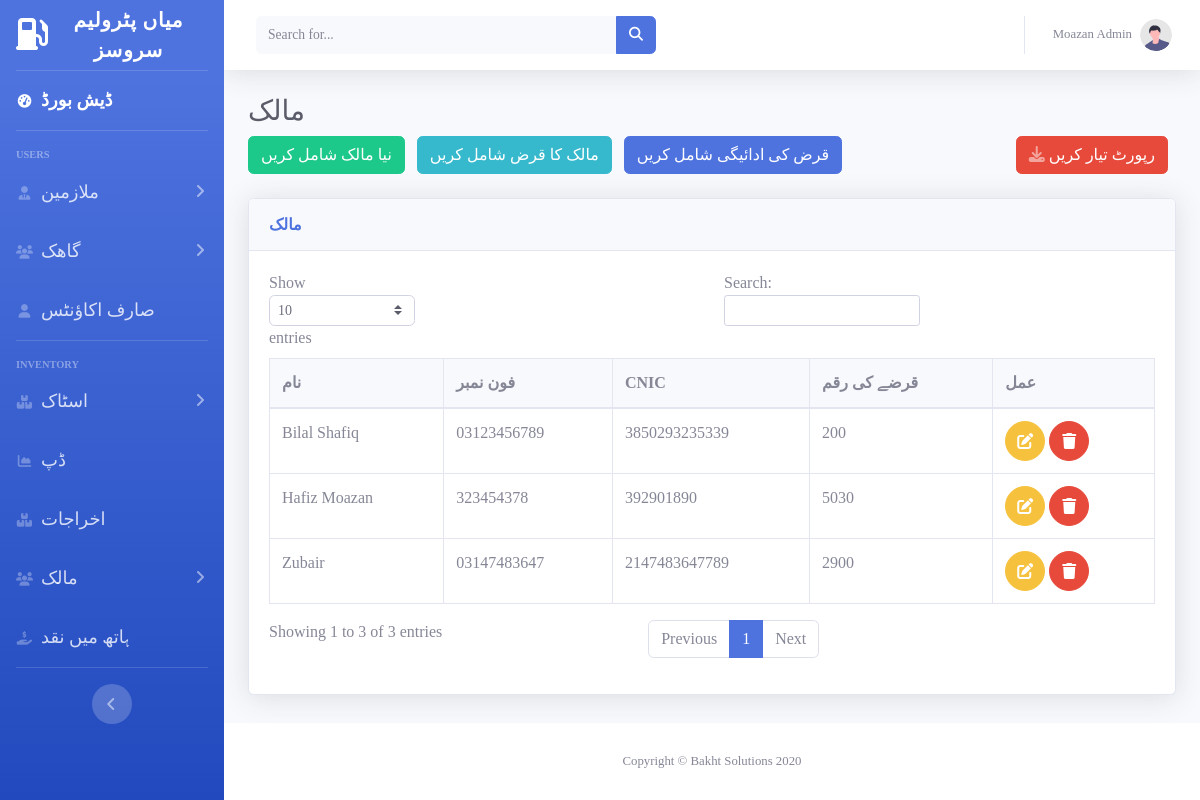
The page /owners.php (signed in) on the database its author committed.
### tables this page shows
CREATE TABLE `users` (
  `id` int(11) NOT NULL,
  `name` varchar(30) NOT NULL,
  `phoneno` varchar(200) NOT NULL,
  `password` varchar(200) NOT NULL,
  `role` varchar(30) NOT NULL
);

CREATE TABLE `owners` (
  `id` int(11) NOT NULL,
  `name` varchar(50) NOT NULL,
  `phoneno` varchar(20) NOT NULL,
  `cnic` varchar(20) NOT NULL,
  `b_amount` float NOT NULL
);

### owners.php (the view, shortened to what this page needs)
<?php session_start();
include "db.php";
include "header.php";
$data = mysqli_query($conn, "SELECT * FROM owners ");
$output = mysqli_fetch_all($data,MYSQLI_ASSOC);
$phoneno=$_SESSION['phoneno'];
$mysql = mysqli_query($conn, "SELECT * FROM users where phoneno=$phoneno and role='admin' ");
$print = mysqli_fetch_assoc($mysql);
if(!$print){
   $dadmin='d-none';
}else{  $dadmin='';}
?>
<body id="page-top">
<div id="wrapper">
<?php include "sidebar.php";?>
    <div id="content-wrapper" class="d-flex flex-column">
        <div id="content">
        <?php include "topbar.php";?>
    <div class="container-fluid">
<h1 class="h3 mb-2 text-gray-800">مالک</h1>
<button class='btn btn-success mr-2'  data-toggle="modal" data-target="#AddempModal">نیا مالک شامل کریں</button>
<a class='btn btn-info mr-2'  href='Owner_borrow.php'> مالک کا قرض شامل کریں</a>
<a class='btn btn-primary mr-2'  href='borrow_payment.php'> قرض کی ادائیگی شامل کریں</a>
<a class='btn btn-danger mr-2 float-right'  data-toggle="modal" data-target="#repModal" >
<i class="fas fa-download text-white-50" ></i> رپورٹ تیار کریں</a><br><br>
<div class="card shadow mb-4">
    <div class="card-header py-3">
        <h6 class="m-0 font-weight-bold text-primary">مالک</h6>
    </div>
    <div class="card-body">
        <div class="table-responsive">
            <table class="table table-bordered" id="dataTable" width="100%" cellspacing="0">
                <thead>
                    <tr class='bg-light '>
                        <th>نام</th>
                        <th>فون نمبر</th>
                        <th>CNIC</th>
                        <th>قرضے کی رقم</th>
                        <th class="<?php echo $dadmin?>">عمل</th>
                    </tr>
                </thead>
                <tbody>
                    <?php foreach($output as $out) {?>
                    <tr>
                        <td><?php echo $out['name']?></td>
                        <td><?php echo $out['phoneno']?></td>
                        <td><?php echo $out['cnic']?></td>
                        <td><?php echo $out['b_amount']?></td>
                        <td class="<?php echo $dadmin?>">    <a href="#" class="btn btn-warning btn-circle"  onclick="GetEModal('<?php echo $out['id']?>','<?php echo $out['name']?>','<?php echo $out['phoneno']?>','<?php echo $out['cnic']?>'
                         ,'<?php echo $out['b_amount']?>' )" data-toggle="modal" data-target="#editModal">
                                        <i class="fas fa-edit"></i>
                          </a>
                          <a href="" class="btn btn-danger btn-circle"  onclick="GetdelModal( '<?php echo  $out['id']?>')" data-toggle="modal" data-target="#delModal">
                                        <i class="fas fa-trash"></i>
                          </a></td>
                    </tr>
              <?php }?>
                </tbody>
            </table>
        </div>
    </div>
</div>
</div>
</div>
<?php include "footer.php"?>

### topbar.php (shortened to what this page needs)
<?php
 include "db.php";
 $phoneno=$_SESSION['phoneno'];
$mysql = mysqli_query($conn, "SELECT * FROM users where phoneno=$phoneno ");
$print = mysqli_fetch_assoc($mysql);
?>
 <nav class="navbar navbar-expand navbar-light bg-white topbar mb-4 static-top shadow">
<form
    class="d-none d-sm-inline-block form-inline mr-auto ml-md-3 my-2 my-md-0 mw-100 navbar-search">
    <div class="input-group">
        <input type="text" class="form-control bg-light border-0 small" placeholder="Search for..."
            aria-label="Search" aria-describedby="basic-addon2">
        <div class="input-group-append">
            <button class="btn btn-primary" type="button">
                <i class="fas fa-search fa-sm"></i>
            </button>
        </div>
    </div>
</form>
<ul class="navbar-nav ml-auto">
    <li class="nav-item dropdown no-arrow">
        <a class="nav-link dropdown-toggle" href="#" id="userDropdown" role="button"
            data-toggle="dropdown" aria-haspopup="true" aria-expanded="false">
            <span class="mr-2 d-none d-lg-inline text-gray-600 small"><?php echo  $print['name']?></span>
            <img class="img-profile rounded-circle"
                src="img/undraw_profile.svg">
        </a>
    </li>
</ul>
</nav>

### rows shown on the page
users: name "Moazan Admin"
owners: name "Hafiz Moazan", phoneno "323454378", cnic "392901890", b_amount "5030"
owners: name "Zubair", phoneno "03147483647", cnic "2147483647789", b_amount "2900"
owners: name "Bilal Shafiq", phoneno "03123456789", cnic "3850293235339", b_amount "200"
